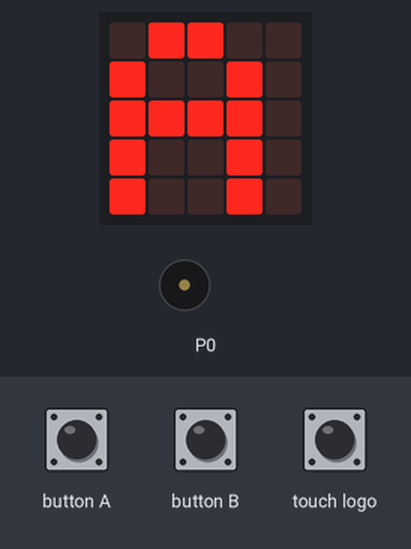
The program below on a simulated BBC micro:bit running MicroPython. Shown: the board's 5×5 LED display, buzzer (waves = sounding). The test bench sets the inputs (shaded band).

Above: at 1.2 s.
1.3 s: button A pressed for 0.15 s
At 1.7 s:
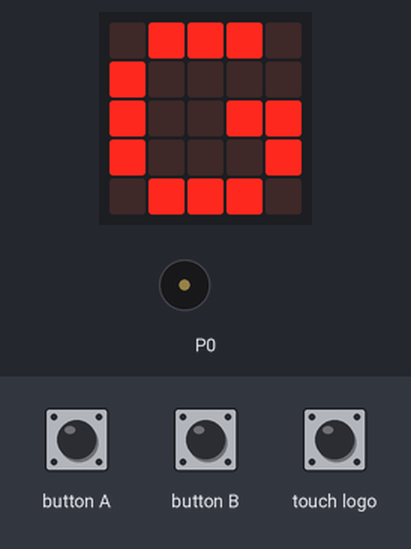
2.9 s: button A pressed for 1 s
At 4.1 s:
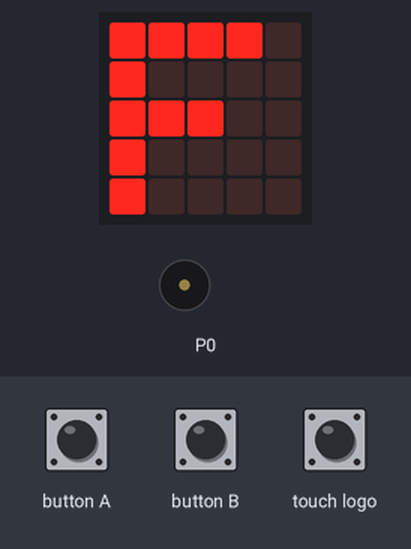
5.4 s: button A pressed for 0.15 s
At 6.0 s:
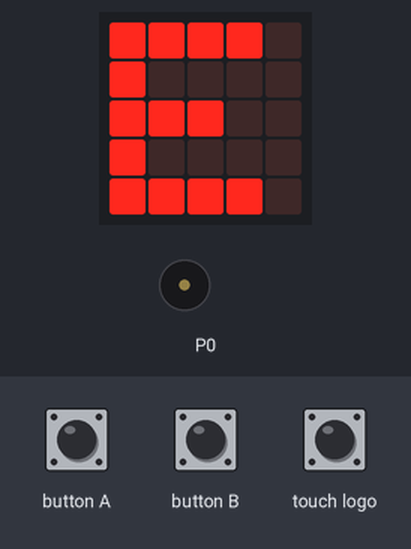
7.0 s: button A pressed for 3.2 s
At 8.4 s:
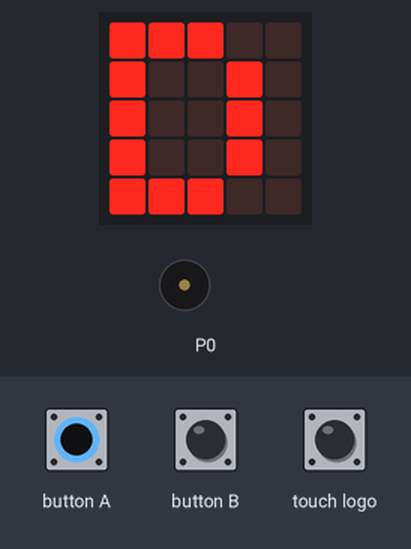
11.7 s: touch logo pressed for 0.15 s
At 11.94 s:
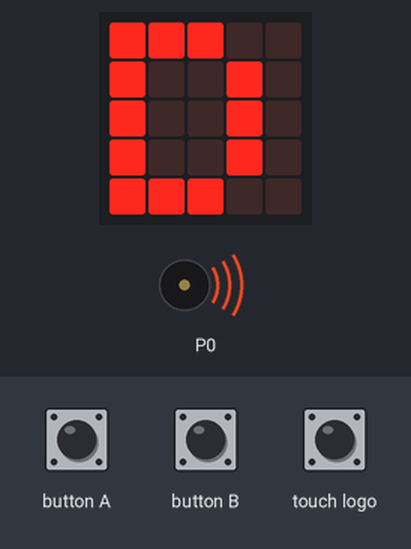
12.4 s: button A pressed for 0.15 s
At 16.2 s:
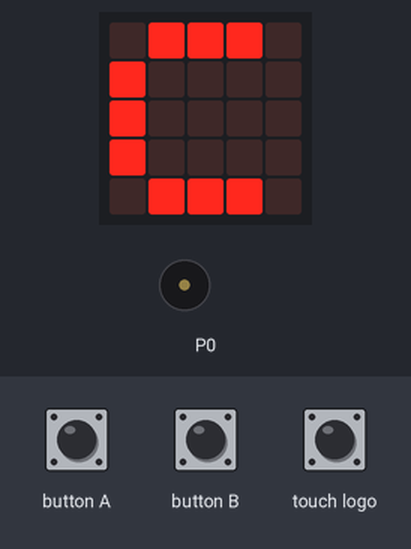
Timing chart, 0 to 17.2 s (numbered marks = the images above; inputs shaded):
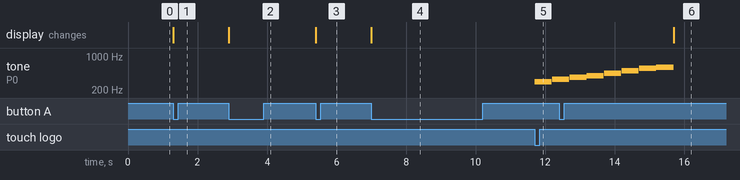

The program:

music_scale_selector.py
```python
from microbit import *
import music

# We are treating this string like a list / array, and accessing
# it by index to get the current scale
SCALE_VALUES = 'ABCDEFG'

# These are the actual notes for each major scale
SCALES = {
    "A": ['A4', 'B4', 'C#5', 'D5', 'E5', 'F#5', 'G#5', 'A5'],
    "B": ['B4', 'C#5', 'D#5', 'E5', 'F#5', 'G#5', 'A#5', 'B5'],
    "C": ['C4', 'D4', 'E4', 'F4', 'G4', 'A4', 'B4', 'C5'],
    "D": ['D4', 'E4', 'F#4', 'G4', 'A4', 'B4', 'C#5', 'D5'],
    "E": ['E4', 'F#4', 'G#4', 'A4', 'B4', 'C#5', 'D#5', 'E5'],
    "F": ['F4', 'G4', 'A4', 'Bb4', 'C5', 'D5', 'E5', 'F5'],
    "G": ['G4', 'A4', 'B4', 'C5', 'D5', 'E5', 'F#5', 'G5'],
}

# We will adjust this to change the scale letter
scale_index = 0

while True:
    display.show(SCALE_VALUES[scale_index])

    if button_a.was_pressed():
        # Increment scale
        scale_index = scale_index - 1

        # Check if we overflowed on low range
        if scale == -1:
            scale = len(SCALE_VALUES) - 1

    if button_b.was_pressed():
        # Increment scale
        scale_index = scale_index + 1

        # Check if we overflowed on high range
        if scale == len(SCALE_VALUES):
            scale = 0

    # This button is our actual "play" button
    if pin_logo.is_touched():
        # Get the correct scale letter from the SCALE_VALUES string
        # using the index
        current_scale = SCALE_VALUES[scale_index]

        # Play the scale
        music.play(SCALES[current_scale])
```

Measured:
- after the input at 1.3 s, the display: changes at once (image 1)
- after the input at 2.9 s, the display: changes at once (image 2)
- after the input at 5.4 s, the display: changes at once (image 3)
- after the input at 7.0 s, the display: changes at once (image 4)
- after the input at 11.7 s, tone on P0: silent → 294 Hz at once, → silent 0.49 s later, → 330 Hz 0.01 s later
- after the input at 12.4 s, the display: changes after 3.3 s (image 6)
